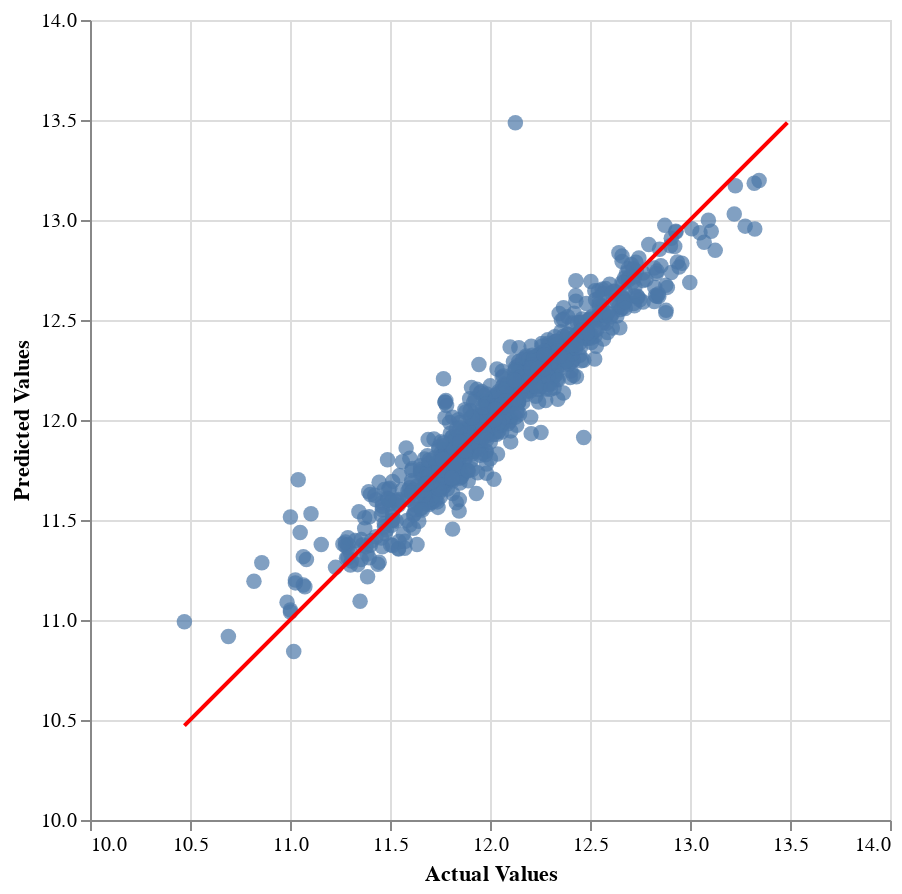

Write notebook code for a chart like this one.
### Markdown cell above
Evaluating the performance of the model on the test set.

### Code cell
up.f_evaluate_results(
    ps_y_true = ps_y_log_test,
    ps_y_pred = ps_y_log_pred
)

### Figure 1 — Vega-Lite specification as saved in the notebook (floating-point values rounded to 4 significant figures; data arrays with more than 128 entries replaced by an {"elided": "..."} marker saying what was removed)
{"config": {"view": {"continuousWidth": 300, "continuousHeight": 300}}, "layer": [{"data": {"name": "data-91e90c99cc1369b785e1c3de2964c36c"}, "mark": {"type": "circle", "size": 60}, "encoding": {"tooltip": [{"field": "Actual", "format": ".2f", "type": "quantitative"}, {"field": "Predicted", "format": ".2f", "type": "quantitative"}, {"field": "Row index", "type": "quantitative"}], "x": {"field": "Actual", "scale": {"domain": [10.47, 13.49]}, "title": "Actual Values", "type": "quantitative"}, "y": {"field": "Predicted", "scale": {"domain": [10.47, 13.49]}, "title": "Predicted Values", "type": "quantitative"}}}, {"data": {"name": "data-4a18127466992107f2c44b619e18f7f8"}, "mark": {"type": "line", "color": "red"}, "encoding": {"x": {"field": "x", "type": "quantitative"}, "y": {"field": "y", "type": "quantitative"}}}], "height": 400, "resolve": {"scale": {"x": "shared", "y": "shared"}}, "width": 400, "$schema": "https://vega.github.io/schema/vega-lite/v5.8.0.json", "datasets": {"data-91e90c99cc1369b785e1c3de2964c36c": {"elided": "879 records"}, "data-4a18127466992107f2c44b619e18f7f8": [{"x": 10.47, "y": 10.47}, {"x": 13.49, "y": 13.49}]}}
